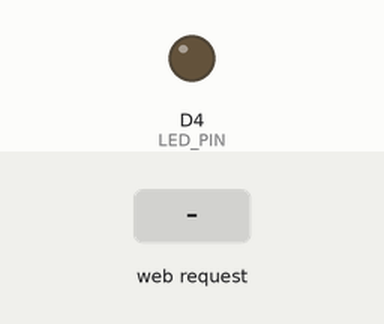
A program run on a simulated ESP8266 (Wemos D1 mini). Parts: output pins drawn as LEDs (lit = HIGH). The inputs (shaded band) are chosen by the test bench. What the program prints to the serial monitor is not drawn.

Above: at 1.4 s.
1.5 s: HTTP request GET /led/on received
At 2.2 s:
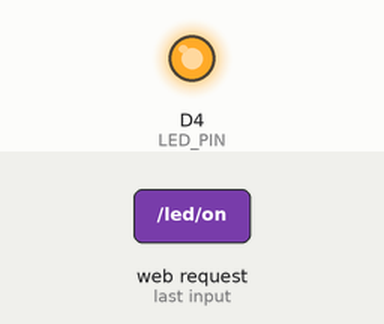
3.0 s: HTTP request GET /led/off received
At 3.4 s:
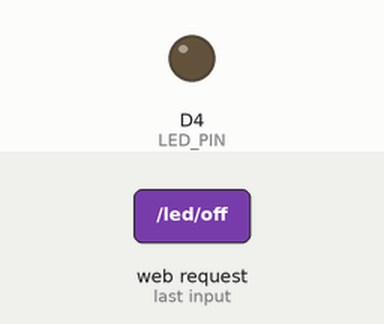
Timing chart, 0 to 6.0 s (numbered marks = the images above; inputs shaded):
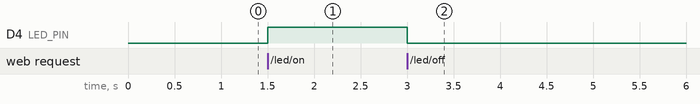

Measured:
- after the input at 1.5 s, D4 (LED_PIN): LOW → HIGH at once
- after the input at 3.0 s, D4 (LED_PIN): HIGH → LOW at once

The program:

main.cpp
```cpp
#include <Arduino.h>
#include <ESP8266WiFi.h>
#include <ESP8266WebServer.h>
#include <Adafruit_Sensor.h>
#include <Adafruit_BME280.h>


#define LED_PIN D4

ESP8266WebServer server(80);

// WiFi AP Config
IPAddress localIp(192,168,1,1);
IPAddress gatewayIp(192,168,1,1);
IPAddress subnet(255,255,255,0);
const char *ssid="esp8266_swa";
const char *pwd="swa12345678";

// BME280
Adafruit_BME280 bme;
float temperature;
float humidity;
float pressure;

void handle_home_page() {
  temperature = bme.readTemperature();
  humidity = bme.readHumidity();
  pressure = bme.readPressure() / 100.0F;
  char body[1024];
  sprintf(body,  "<html> <head>   <title>ESP8266 Page</title> <meta name='viewport' content='width=device-width, initial-scale=1.0'>  <style>     h1 {text-align:center; }     td {font-size: 50%; padding-top: 30px;}     .temp {font-size:150%; color: #FF0000;}     .press {font-size:150%; color: #00FF00;}     .hum {font-size:150%; color: #0000FF;}   </style> </head>  <body>    <h1>ESP8266 Sensor Page</h1>    <div id='div1'>        <table>           <tr>            <td>Temperature</td><td class='temp'>%.2f</td>          </tr>          <tr>           <td>Pressure</td><td class='press'>%.2f</td>          </tr>          <tr>            <td>Humidity</td><td class='hum'>%.2f</td>  </tr>    </div> </body>  </html>", bme.readTemperature(), (bme.readPressure() / 100.0F), bme.readHumidity());
  server.send(200, "text/html", body);
}

void handle_led_on() {
  digitalWrite(LED_PIN, HIGH);
}

void handle_led_off() {
  digitalWrite(LED_PIN, LOW);
}

void setup() {
  // Setup Wifi
  Serial.begin(9600);
  Serial.println("Initializing AP...");
  if (WiFi.softAP(ssid, pwd)) {
    Serial.println("AP ready....");
    WiFi.softAPConfig(localIp, gatewayIp, subnet);
    delay(200);

  }
  Serial.println("Wifi AP ready...");
  bme.begin(0x76);
  //bme.begin();
  server.on("/", handle_home_page);
  server.on("/led/on", handle_led_on);
  server.on("/led/off", handle_led_off);
  server.begin();

   pinMode(LED_PIN, OUTPUT);
   digitalWrite(LED_PIN, LOW);


}

void loop() {
  server.handleClient();

}
```
